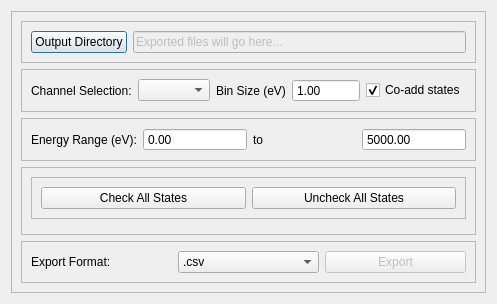
<?xml version="1.0" encoding="UTF-8"?>
<ui version="4.0">
 <class>Dialog</class>
 <widget class="QDialog" name="Dialog">
  <property name="geometry">
   <rect>
    <x>0</x>
    <y>0</y>
    <width>438</width>
    <height>300</height>
   </rect>
  </property>
  <property name="windowTitle">
   <string>Dialog</string>
  </property>
  <layout class="QVBoxLayout" name="verticalLayout">
   <item>
    <widget class="QFrame" name="frame_2">
     <property name="frameShape">
      <enum>QFrame::StyledPanel</enum>
     </property>
     <property name="frameShadow">
      <enum>QFrame::Raised</enum>
     </property>
     <layout class="QVBoxLayout" name="verticalLayout_2">
      <item>
       <widget class="QFrame" name="frame">
        <property name="frameShape">
         <enum>QFrame::StyledPanel</enum>
        </property>
        <property name="frameShadow">
         <enum>QFrame::Raised</enum>
        </property>
        <layout class="QHBoxLayout" name="horizontalLayout">
         <item>
          <widget class="QPushButton" name="outputPathButton">
           <property name="minimumSize">
            <size>
             <width>60</width>
             <height>0</height>
            </size>
           </property>
           <property name="toolTip">
            <string>path of a single ljh file with noise records, other channel numbers will be found automatically</string>
           </property>
           <property name="statusTip">
            <string/>
           </property>
           <property name="whatsThis">
            <string/>
           </property>
           <property name="text">
            <string>Output Directory</string>
           </property>
           <property name="flat">
            <bool>false</bool>
           </property>
          </widget>
         </item>
         <item>
          <widget class="QLineEdit" name="outputPathLineEdit">
           <property name="enabled">
            <bool>false</bool>
           </property>
           <property name="text">
            <string>Exported files will go here...</string>
           </property>
          </widget>
         </item>
        </layout>
       </widget>
      </item>
      <item>
       <widget class="QFrame" name="frame_4">
        <property name="frameShape">
         <enum>QFrame::StyledPanel</enum>
        </property>
        <property name="frameShadow">
         <enum>QFrame::Raised</enum>
        </property>
        <layout class="QHBoxLayout" name="horizontalLayout_3">
         <item>
          <widget class="QLabel" name="label_5">
           <property name="text">
            <string>Channel Selection:</string>
           </property>
          </widget>
         </item>
         <item>
          <widget class="QComboBox" name="channelBox">
           <property name="currentText">
            <string/>
           </property>
          </widget>
         </item>
         <item>
          <widget class="QLabel" name="label_2">
           <property name="text">
            <string>Bin Size (eV)</string>
           </property>
          </widget>
         </item>
         <item>
          <widget class="QDoubleSpinBox" name="binSizeBox">
           <property name="buttonSymbols">
            <enum>QAbstractSpinBox::NoButtons</enum>
           </property>
           <property name="maximum">
            <double>9999999.000000000000000</double>
           </property>
           <property name="value">
            <double>1.000000000000000</double>
           </property>
          </widget>
         </item>
         <item>
          <widget class="QCheckBox" name="coAddCheckBox">
           <property name="text">
            <string>Co-add states</string>
           </property>
           <property name="checked">
            <bool>true</bool>
           </property>
          </widget>
         </item>
        </layout>
       </widget>
      </item>
      <item>
       <widget class="QFrame" name="frame_7">
        <property name="frameShape">
         <enum>QFrame::StyledPanel</enum>
        </property>
        <property name="frameShadow">
         <enum>QFrame::Raised</enum>
        </property>
        <layout class="QHBoxLayout" name="horizontalLayout_4">
         <item>
          <widget class="QLabel" name="label_3">
           <property name="text">
            <string>Energy Range (eV):</string>
           </property>
          </widget>
         </item>
         <item>
          <widget class="QDoubleSpinBox" name="eRangeLo">
           <property name="buttonSymbols">
            <enum>QAbstractSpinBox::NoButtons</enum>
           </property>
           <property name="maximum">
            <double>9999999.000000000000000</double>
           </property>
           <property name="value">
            <double>0.000000000000000</double>
           </property>
          </widget>
         </item>
         <item>
          <widget class="QLabel" name="label_4">
           <property name="text">
            <string>to</string>
           </property>
          </widget>
         </item>
         <item>
          <widget class="QDoubleSpinBox" name="eRangeHi">
           <property name="buttonSymbols">
            <enum>QAbstractSpinBox::NoButtons</enum>
           </property>
           <property name="maximum">
            <double>9999999.000000000000000</double>
           </property>
           <property name="value">
            <double>5000.000000000000000</double>
           </property>
          </widget>
         </item>
        </layout>
       </widget>
      </item>
      <item>
       <widget class="QFrame" name="frame_5">
        <property name="frameShape">
         <enum>QFrame::StyledPanel</enum>
        </property>
        <property name="frameShadow">
         <enum>QFrame::Raised</enum>
        </property>
        <layout class="QVBoxLayout" name="verticalLayout_3">
         <item>
          <widget class="QFrame" name="frame_6">
           <property name="frameShape">
            <enum>QFrame::StyledPanel</enum>
           </property>
           <property name="frameShadow">
            <enum>QFrame::Raised</enum>
           </property>
           <layout class="QHBoxLayout" name="horizontalLayout_5">
            <item>
             <widget class="QPushButton" name="checkAllButton">
              <property name="text">
               <string>Check All States</string>
              </property>
             </widget>
            </item>
            <item>
             <widget class="QPushButton" name="uncheckAllButton">
              <property name="text">
               <string>Uncheck All States</string>
              </property>
             </widget>
            </item>
           </layout>
          </widget>
         </item>
         <item>
          <widget class="StatesGrid" name="statesGrid" native="true"/>
         </item>
        </layout>
       </widget>
      </item>
      <item>
       <widget class="QFrame" name="frame_3">
        <property name="frameShape">
         <enum>QFrame::StyledPanel</enum>
        </property>
        <property name="frameShadow">
         <enum>QFrame::Raised</enum>
        </property>
        <layout class="QHBoxLayout" name="horizontalLayout_2">
         <item>
          <widget class="QLabel" name="label">
           <property name="text">
            <string>Export Format:</string>
           </property>
          </widget>
         </item>
         <item>
          <widget class="QComboBox" name="exportFormatBox">
           <item>
            <property name="text">
             <string>.csv</string>
            </property>
           </item>
          </widget>
         </item>
         <item>
          <widget class="QPushButton" name="exportButton">
           <property name="enabled">
            <bool>false</bool>
           </property>
           <property name="text">
            <string>Export</string>
           </property>
          </widget>
         </item>
        </layout>
       </widget>
      </item>
     </layout>
    </widget>
   </item>
  </layout>
 </widget>
 <customwidgets>
  <customwidget>
   <class>StatesGrid</class>
   <extends>QWidget</extends>
   <header location="global">massGui.massless</header>
   <container>1</container>
  </customwidget>
 </customwidgets>
 <resources/>
 <connections/>
</ui>
